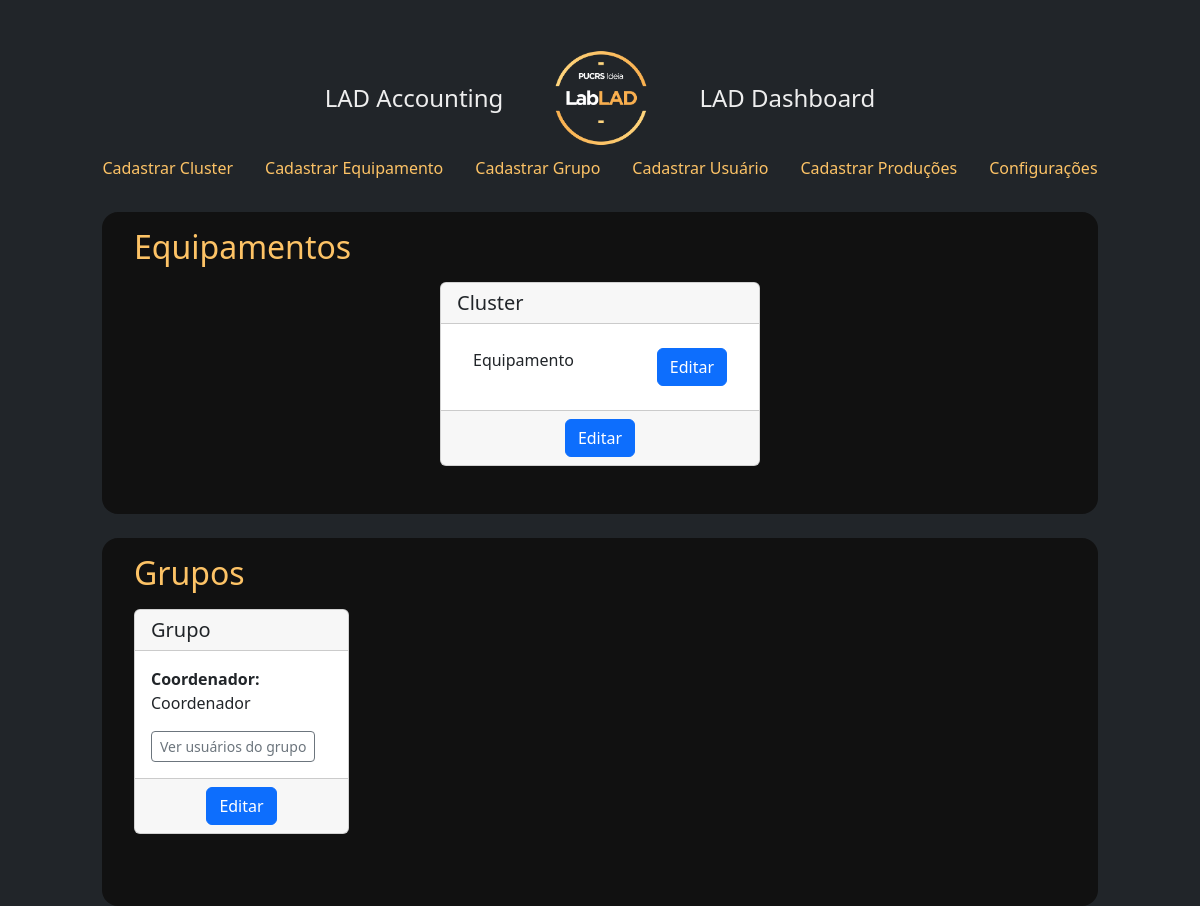
Before: / with the older database file.
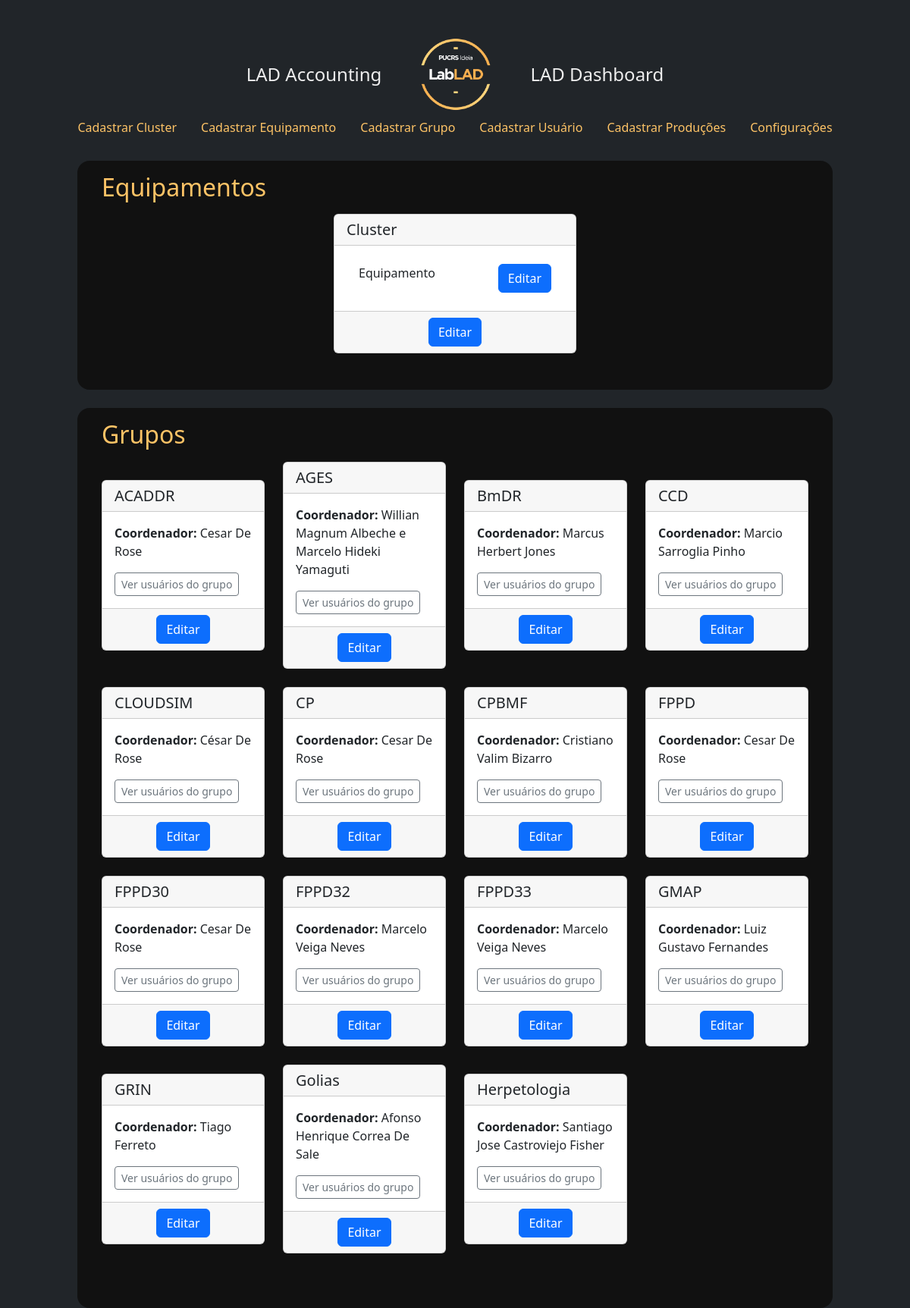
After: the same page with the newer database file.
### app.py (models this page shows)
class BaseModel(Model):
    class Meta:
        database = database

class Cluster(BaseModel):
    name = CharField(unique=True)
    description = TextField()
    date_beg = DateField()
    date_end = DateField()
    status = BooleanField()

class Equipamento(BaseModel):
    cluster = ForeignKeyField(Cluster, backref='equipamentos', on_delete='cascade')
    hostname = CharField()
    modelo = CharField()
    tipo = CharField()
    patrimonio = CharField()
    serviceTag = CharField()
    nucleo = IntegerField()
    memoria = IntegerField()
    disco = IntegerField()
    date_beg = DateField()
    date_end = DateField()
    status = BooleanField()

class Grupo(BaseModel):
    nome = CharField(unique=True)
    demanda = IntegerField()
    unidade = CharField()
    coordenador = CharField()
    status = BooleanField()
    date_beg = DateField()
    observacoes = TextField()
    tipo = CharField()

### app.py (the view)
@server.route('/', methods=['GET', 'POST'])
def homepage():
    lista_cluster = Cluster.select().order_by(Cluster.name).prefetch(Equipamento)
    lista_grupo = Grupo.select().where(Grupo.status == True).order_by(Grupo.nome).prefetch(Usuario)
    return render_template('homepage.html', lista_cluster=lista_cluster, lista_grupo=lista_grupo)

### app.py (called while the page is built)
@server.before_request
def before_request():
    g.db = database
    g.db.connect()

@server.after_request
def after_request(response):
    g.db.close()
    return response

### templates/homepage.html
{% extends "layout.html" %} {% block body %}
<section class="cluster mb-4">
    <h2 class="mb-3">Equipamentos</h2>
    <div class="row">
        {% for cluster in lista_cluster %}
        <div class="col m-auto">
            <div class="card m-auto">
                <h5 class="card-header">{{ cluster.name }}</h5>
                <div class="card-body">
                    <ul class="list-group list-group-flush">
                        {% for equipamento in cluster.equipamentos %}
                        <li class="list-group-item">
                            {{ equipamento.hostname }}<a class="btn btn-primary"
                                href="{{ url_for('equipamento', equipName=equipamento.hostname) }}" role="button"
                                style="float: right">Editar</a>
                        </li>
                        {% endfor %}
                    </ul>
                </div>
                <div class="card-footer text-center">
                    <a class="btn btn-primary" href="{{ url_for('cluster', clusterName=cluster.name) }}" role="button">Editar</a>
                </div>
            </div>
        </div>
        {% endfor %}
    </div>
</section>
<section class="grupo">
    <h2 class="mb-3">Grupos</h2>
    <div class="row">
        {% for grupo in lista_grupo %}
        <div class="col-12 col-sm-6 col-md-3 mb-4 d-flex align-items-stretch">
            <div class="card w-100 m-auto">
                <h5 class="card-header">{{ grupo.nome }}</h5>
                <div class="card-body">
                    <div class="mb-2">
                        <span class="fw-bold">Coordenador:</span>
                        <span>{{ grupo.coordenador }}</span>
                    </div>
                    <a class="btn btn-outline-secondary btn-sm mt-2" href="{{ url_for('lista_usuarios', groupName=grupo.nome) }}"> Ver usuários do grupo
                    </a>
                </div>
                <div class="card-footer text-center">
                    <a class="btn btn-primary" href="{{ url_for('grupo', groupName=grupo.nome) }}" role="button">Editar</a>
                </div>
            </div>
        </div>
        {% endfor %}
    </div>
</section>
{% endblock %}

### templates/layout.html (shortened to what this page needs)
<!DOCTYPE HTML>
<html lang="en">
<head>
  <link rel=stylesheet type=text/css href="{{ url_for('static', filename='style.css') }}">
  <link rel="stylesheet" href="https://cdn.jsdelivr.net/npm/bootstrap@5.2.0/dist/css/bootstrap.min.css">
</head>
<body>
  <div class=page>
    <nav class="navbar">
      <div class="navbar-brand">
        <a class="navbar-brand-title" href="{{ url_for('homepage') }}">LAD Accounting</a>
        <img src="{{ url_for('static', filename='images/LabLAD.png') }}" alt=" Logo LabLAD" width="100" height="100" class="d-inline-block align-text-middle">
        <a class="navbar-brand-title" href="{{ url_for('/dash/') }}">LAD Dashboard</a>
      </div>
      <ul class="nav">
        <li class="nav-item">
          <a class="nav-link" href="{{ url_for('cluster', clusterName='cadastro')}}">Cadastrar Cluster</a>
        </li>
        <li class="nav-item">
          <a class="nav-link" href="{{ url_for('equipamento', equipName='cadastro') }}">Cadastrar Equipamento</a>
        </li>
        <li class="nav-item">
          <a class="nav-link" href="{{ url_for('grupo', groupName='cadastro')}}">Cadastrar Grupo</a>
        </li>
        <li class="nav-item">
          <a class="nav-link" href="{{ url_for('usuario', userName='cadastro') }}">Cadastrar Usuário</a>
        </li>
        <li class="nav-item">
          <a class="nav-link" href="{{ url_for('registrar_producao') }}">Cadastrar Produções</a>
        </li>
        <li class="nav-item">
          <a class="nav-link" href="{{ url_for('config') }}">Configurações</a>
        </li>
      </ul>
    </nav>
    {% block body %}{% endblock %}
  </div>
</body>
</html>

### assets/style.css (style rules this page uses)
* { margin: 0; padding: 0; font-family: system-ui, -apple-system, BlinkMacSystemFont, 'Segoe UI', Roboto, Oxygen, Ubuntu, Cantarell, 'Open Sans', 'Helvetica Neue', sans-serif }
:root { --first_color: #FDC366; --second_color: #212529; --third_color: #111111; --fourth_color: #1E6EFF; --fifth-color: #EEE; font-size: 16px; }
body, .page, html { width: 100%; min-height: 100vh; background: var(--second_color); flex-direction: column; }
.navbar { background-color: var(--second_color); display: flex; flex-direction: column; padding: 3rem 0 1.5rem 0 !important; }
.navbar-brand { margin: 0 !important; padding: 0 !important; display: flex; gap: 3rem; align-items: center; }
.navbar-brand-title { text-decoration: none; font-size: 1.5rem; color: var(--fifth-color); }
.nav-link, .nav-item { text-decoration: none; color: var(--first_color) !important; }
section, .cadastro, .config { background-color: var(--third_color); padding: 1rem 2rem 3rem; width: 83%; margin: auto; border-radius: 1rem; }
h2 { font-size: 1.2rem; color: var(--first_color); }
.page ul { list-style-type: none; }
.page li { clear: both; }
.card { max-width: 20rem; }

Changed rows visible on the page:
no longer on this page (row edited): Grupo: nome "Grupo", coordenador "Coordenador"
added Grupo: nome "ACADDR", coordenador "Cesar De Rose"
added Grupo: nome "AGES", coordenador "Willian Magnum Albeche e Marcelo Hideki Yamaguti"
added Grupo: nome "BmDR", coordenador "Marcus Herbert Jones"
added Grupo: nome "CCD", coordenador "Marcio Sarroglia Pinho"
added Grupo: nome "CLOUDSIM", coordenador "César De Rose"
added Grupo: nome "CP", coordenador "Cesar De Rose"
added Grupo: nome "CPBMF", coordenador "Cristiano Valim Bizarro"
added Grupo: nome "FPPD", coordenador "Cesar De Rose"
added Grupo: nome "FPPD30", coordenador "Cesar De Rose"
added Grupo: nome "FPPD32", coordenador "Marcelo Veiga Neves"
added Grupo: nome "FPPD33", coordenador "Marcelo Veiga Neves"
added Grupo: nome "GMAP", coordenador "Luiz Gustavo Fernandes"
added Grupo: nome "GRIN", coordenador "Tiago Ferreto"
added Grupo: nome "Golias", coordenador "Afonso Henrique Correa De Sale"
added Grupo: nome "Herpetologia", coordenador "Santiago Jose Castroviejo Fisher"
